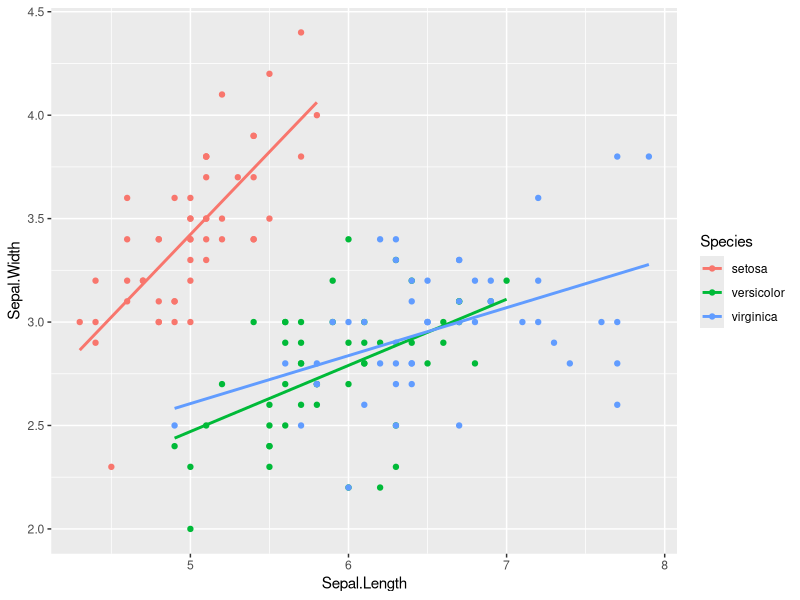

Write the R code that produced this figure.
## ---- chunk 1
#| label: summary_setup
#| echo: false

library(ggplot2)

## ---- chunk 2
#| fig-align: center
ggplot(data = iris,
       aes(x = Sepal.Length, 
           y = Sepal.Width,
           color = Species)) +
  geom_point() +
  stat_smooth(method = lm, 
              se = F)
